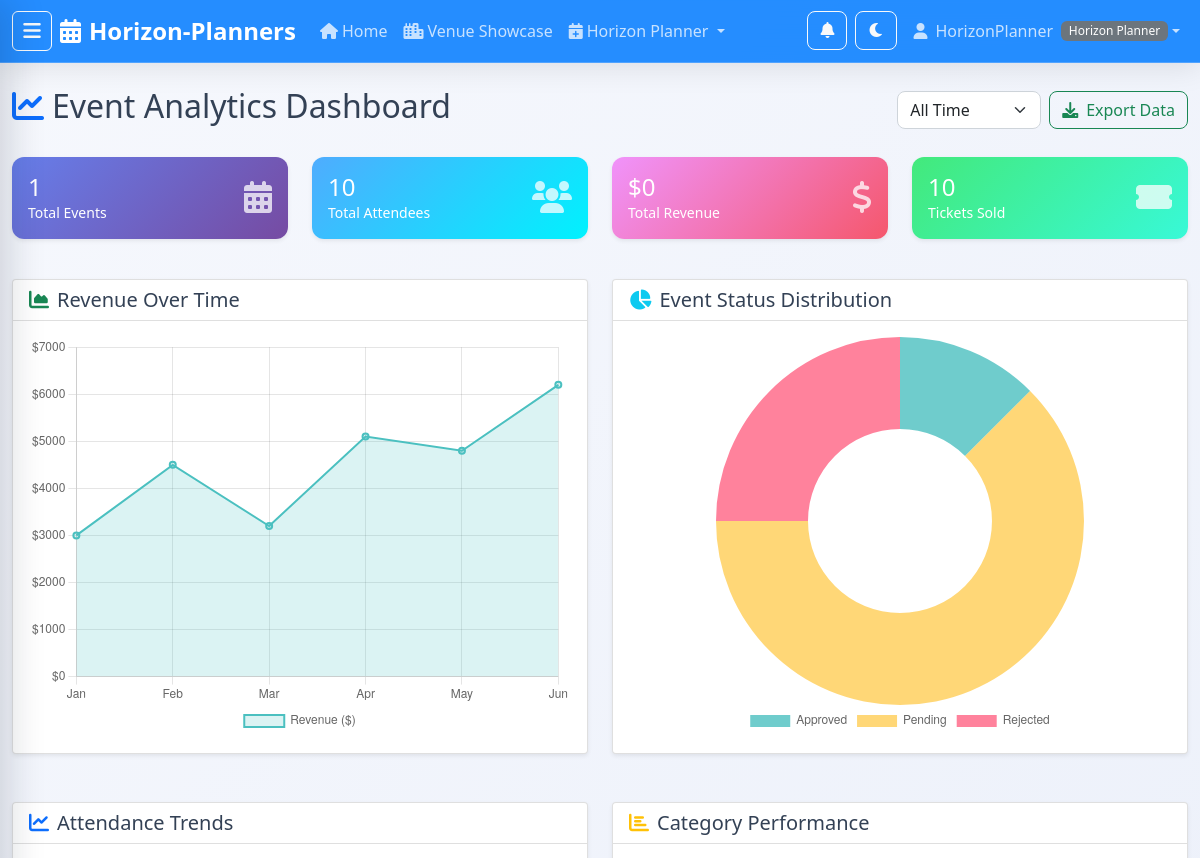
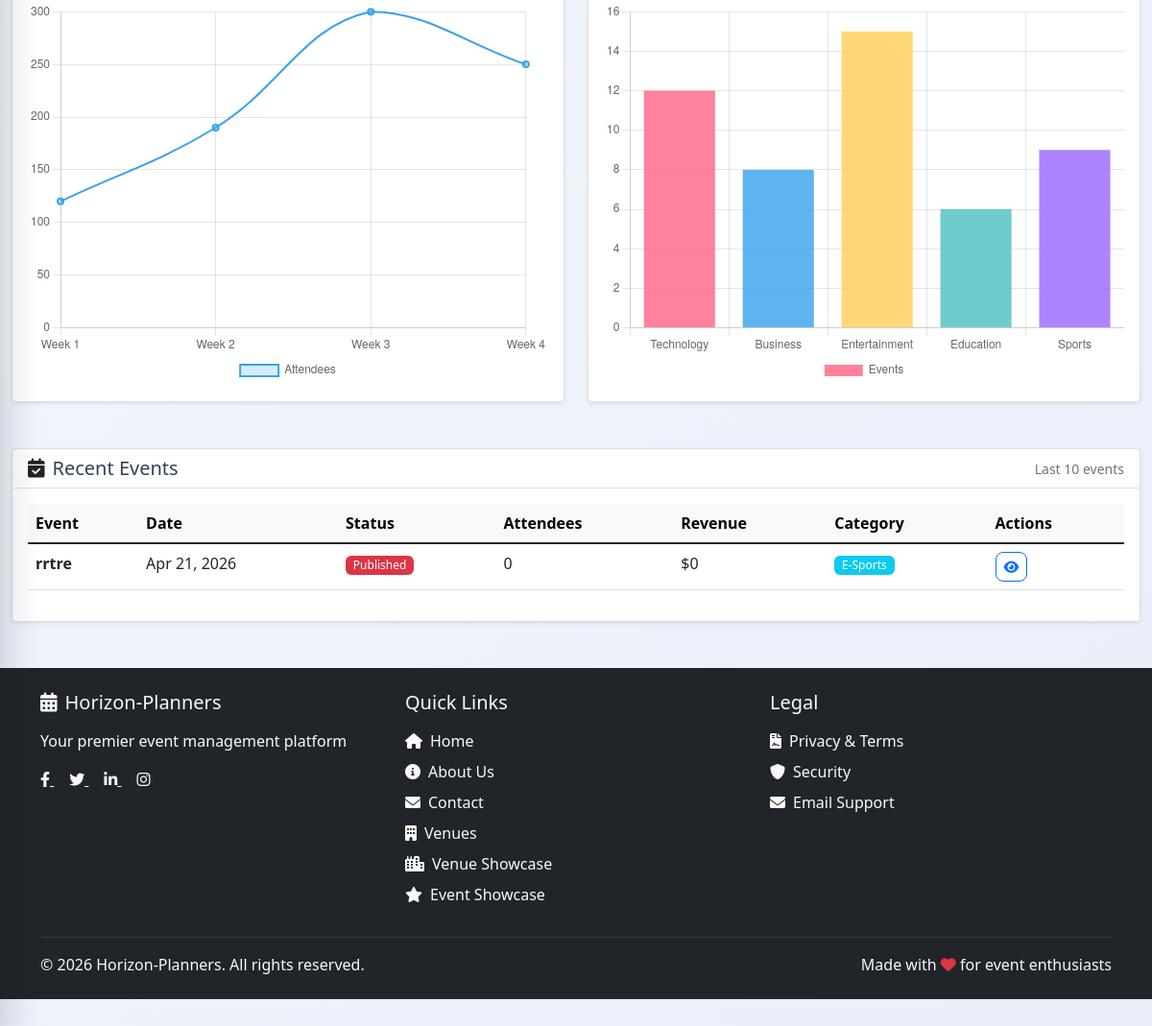
/manage/analytics/ (signed in), run on an earlier commit of the app's database (2 pictures, top to bottom).
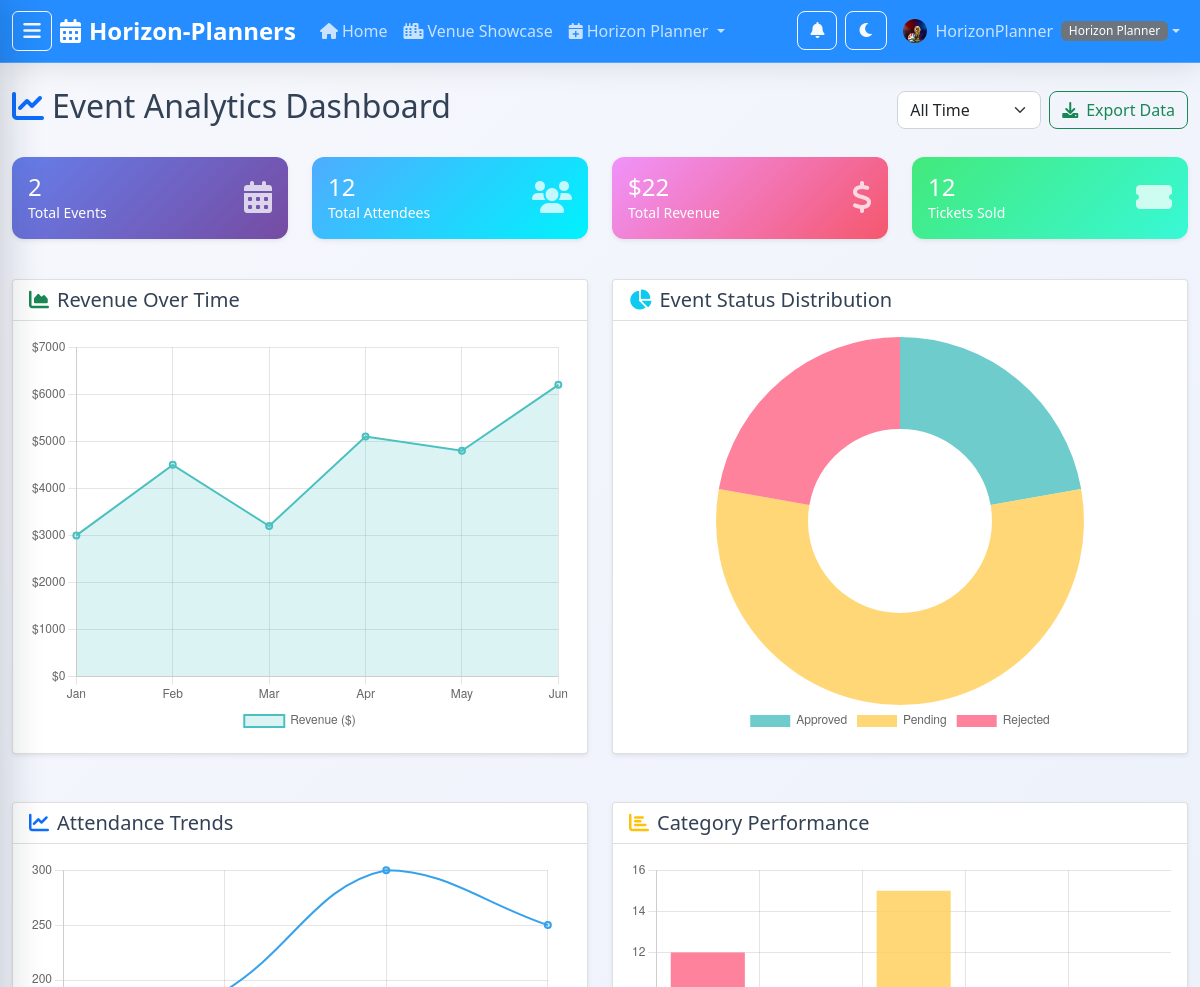
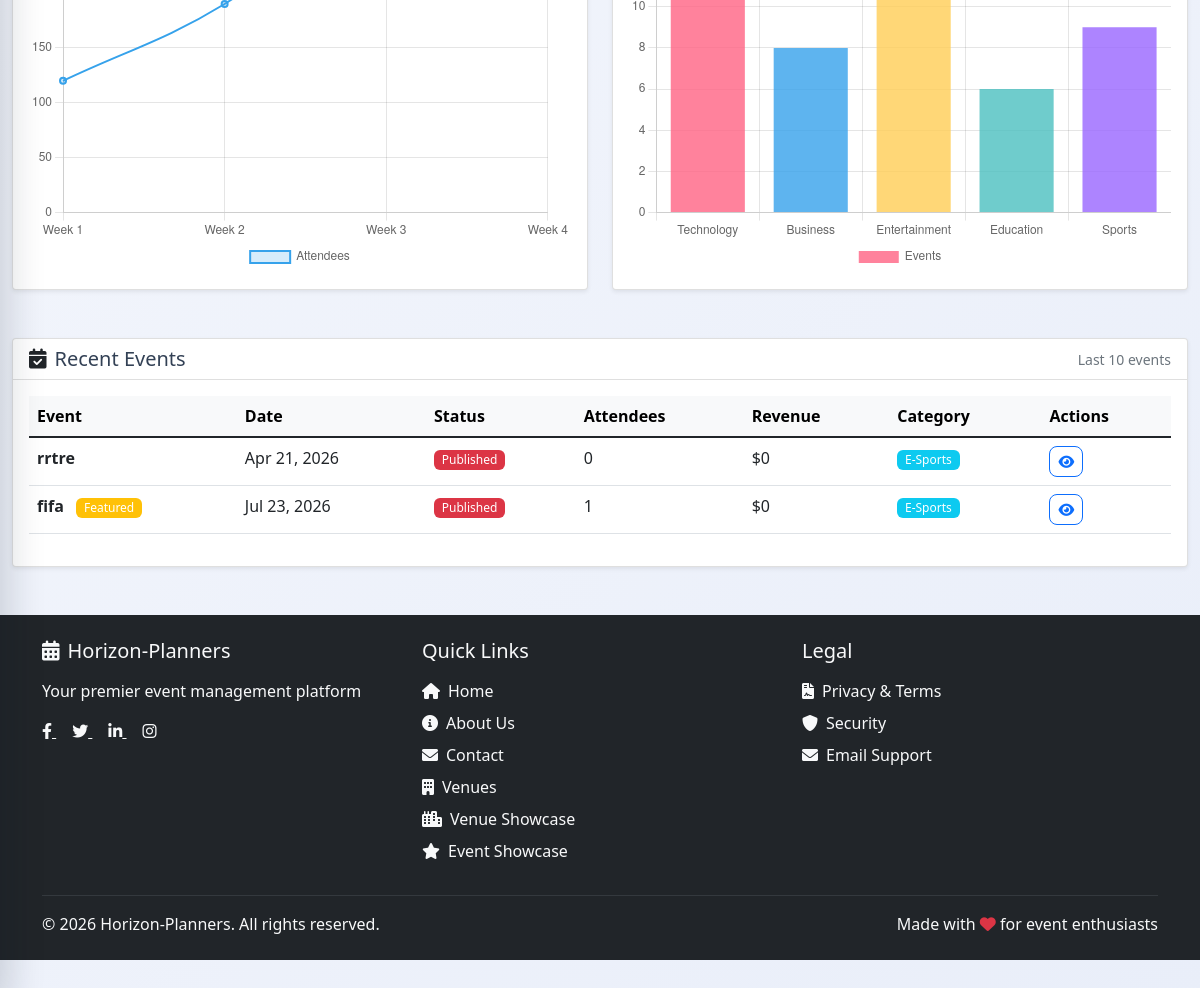
And on a later commit of the database (2 pictures, top to bottom).
### apps/events/models.py (models this page shows, shortened)
class Event(TimeStampedModel):
    class Status(models.TextChoices):
        DRAFT = 'draft', 'Draft'
        PUBLISHED = 'published', 'Published'
        CANCELLED = 'cancelled', 'Cancelled'
        COMPLETED = 'completed', 'Completed'
    title = models.CharField(max_length=200)
    description = models.TextField()
    category = models.ForeignKey(Category, on_delete=models.PROTECT, related_name='events')
    manager = models.ForeignKey(
        settings.AUTH_USER_MODEL,
        on_delete=models.CASCADE,
        related_name='managed_events',
        limit_choices_to={'role': 'horizon_planner'}
    )
    venue = models.ForeignKey('venues.Venue', on_delete=models.PROTECT, related_name='events')
    event_date = models.DateField()
    start_time = models.TimeField()
    end_time = models.TimeField()
    start_date = models.DateTimeField(blank=True, null=True)
    end_date = models.DateTimeField(blank=True, null=True)
    registration_deadline = models.DateTimeField(blank=True, null=True)
    total_seats = models.PositiveIntegerField(help_text='Total number of available seats')
    max_capacity = models.PositiveIntegerField(blank=True, null=True)
    min_capacity = models.PositiveIntegerField(blank=True, null=True)
    base_price = models.DecimalField(max_digits=10, decimal_places=2)
    requires_approval = models.BooleanField(default=False)
    is_free = models.BooleanField(default=False)
    is_active = models.BooleanField(default=True)
    status = models.CharField(max_length=20, choices=Status.choices, default=Status.DRAFT)
    is_featured = models.BooleanField(default=False)
    poster_image = models.ImageField(upload_to='events/posters/', blank=True, null=True)
    age_restriction = models.PositiveIntegerField(
        null=True,
        blank=True,
        validators=[MinValueValidator(0), MaxValueValidator(21)]
    )
    special_instructions = models.TextField(blank=True)
    class Meta:
        ordering = ['event_date', 'start_time']
    @property
    def available_seats(self):
        booked_seats = self.orders.filter(
            payment__status='completed'
        ).aggregate(total=models.Sum('ticket_quantity'))['total'] or 0
        return self.total_seats - booked_seats
    @property
    def tickets_sold(self):
        return max(0, self.total_seats - self.available_seats)

class Category(models.Model):
    name = models.CharField(max_length=100, unique=True)
    description = models.TextField(blank=True)
    color = models.CharField(max_length=7, default='#007bff', help_text='Hex color code')
    icon = models.CharField(max_length=50, blank=True, help_text='Font Awesome icon class')
    class Meta:
        ordering = ['name']
        verbose_name_plural = 'categories'

### apps/users/models.py (models this page shows, shortened)
class User(AbstractUser):
    class Role(models.TextChoices):
        BASIC = 'basic', 'Basic User'
        HORIZON_PLANNER = 'horizon_planner', 'Horizon Planner'
        VENUE_MANAGER = 'venue_manager', 'Venue Manager'
        ADMIN = 'admin', 'Admin'
    role = models.CharField(
        max_length=20,
        choices=Role.choices,
        default=Role.BASIC,
        help_text='User role determines access permissions'
    )
    phone_number = models.CharField(max_length=20, blank=True, null=True)
    date_of_birth = models.DateField(blank=True, null=True)
    profile_picture = models.ImageField(upload_to='profile_pictures/', blank=True, null=True)
    created_at = models.DateTimeField(auto_now_add=True)
    updated_at = models.DateTimeField(auto_now=True)
    @property
    def is_basic_user(self):
        return self.role == self.Role.BASIC
    @property
    def is_horizon_planner(self):
        return self.role == self.Role.HORIZON_PLANNER
    @property
    def is_venue_manager(self):
        return self.role == self.Role.VENUE_MANAGER
    @property
    def is_admin_user(self):
        return self.role == self.Role.ADMIN or self.is_superuser

### apps/events/views.py (the view)
# urls.py: path('manage/analytics/', views.EventAnalyticsView.as_view(), name='event_analytics'),
class EventAnalyticsView(HorizonPlannerRequiredMixin, View):
    template_name = 'events/analytics.html'
    def get(self, request):
        if request.user.is_admin_user:
            events = Event.objects.all()
        else:
            events = Event.objects.filter(manager=request.user)
        recent_events = events.select_related('category', 'manager').prefetch_related('tickets')[:10]
        total_attendees = 0
        for event in events:
            total_attendees += event.tickets.aggregate(
                total=Sum('quantity')
            )['total'] or 0
        context = {
            'total_events': events.count(),
            'total_attendees': total_attendees,
            'total_revenue': events.aggregate(
                total=Sum('tickets__total_price')
            )['total'] or 0,
            'total_tickets_sold': events.aggregate(
                total=Sum('tickets__quantity')
            )['total'] or 0,
            'recent_events': recent_events,
        }
        return render(request, self.template_name, context)

### apps/events/views.py (called while the page is built)
    def test_func(self):
        return (self.request.user.is_authenticated and
                (self.request.user.is_horizon_planner or self.request.user.is_admin_user))

### templates/events/analytics.html (shortened to what the changed rows need)
{% extends 'base.html' %}
{% load static %}
{% block content %}
<div class="container-fluid my-4">
    <div class="row">
        <div class="col-12">
            <div class="d-flex justify-content-between align-items-center mb-4">
                <h2><i class="fas fa-chart-line me-2 text-primary"></i>Event Analytics Dashboard</h2>
            </div>
        </div>
    </div>
    <div class="row mb-4">
        <div class="col-lg-3 col-md-6 mb-3">
            <div class="card stats-card text-white">
                <div class="card-body">
                    <div class="d-flex justify-content-between">
                        <div>
                            <h4 class="card-title mb-0">{{ total_events|default:0 }}</h4>
                            <p class="card-text small">Total Events</p>
                        </div>
                    </div>
                </div>
            </div>
        </div>
        <div class="col-lg-3 col-md-6 mb-3">
            <div class="card stats-card success text-white">
                <div class="card-body">
                    <div class="d-flex justify-content-between">
                        <div>
                            <h4 class="card-title mb-0">{{ total_attendees|default:0 }}</h4>
                            <p class="card-text small">Total Attendees</p>
                        </div>
                    </div>
                </div>
            </div>
        </div>
        <div class="col-lg-3 col-md-6 mb-3">
            <div class="card stats-card warning text-white">
                <div class="card-body">
                    <div class="d-flex justify-content-between">
                        <div>
                            <h4 class="card-title mb-0">${{ total_revenue|default:0|floatformat:0 }}</h4>
                            <p class="card-text small">Total Revenue</p>
                        </div>
                    </div>
                </div>
            </div>
        </div>
        <div class="col-lg-3 col-md-6 mb-3">
            <div class="card stats-card info text-white">
                <div class="card-body">
                    <div class="d-flex justify-content-between">
                        <div>
                            <h4 class="card-title mb-0">{{ total_tickets_sold|default:0 }}</h4>
                            <p class="card-text small">Tickets Sold</p>
                        </div>
                    </div>
                </div>
            </div>
        </div>
    </div>
    <div class="row mb-4">
        <div class="col-lg-6 mb-4">
            <div class="card analytics-card">
                <div class="card-body">
                    <div class="chart-container">
                        <canvas id="statusChart"></canvas>
                    </div>
                </div>
            </div>
        </div>
    </div>
    <div class="row">
        <div class="col-12">
            <div class="card analytics-card">
                <div class="card-body">
                    <div class="table-responsive">
                        <table class="table table-hover">
                            <thead class="table-light">
                                <tr>
                                    <th>Event</th>
                                    <th>Date</th>
                                    <th>Status</th>
                                    <th>Attendees</th>
                                    <th>Revenue</th>
                                    <th>Category</th>
                                    <th>Actions</th>
                                </tr>
                            </thead>
                            <tbody>
                                {% for event in recent_events %}
                                <tr>
                                    <td>
                                        <div class="d-flex align-items-center">
                                            <div>
                                                <strong>{{ event.title|truncatechars:30 }}</strong>
                                                {% if event.is_featured %}
                                                    <span class="badge bg-warning ms-2">Featured</span>
                                                {% endif %}
                                            </div>
                                        </div>
                                    </td>
                                    <td>{{ event.start_date|date:"M d, Y" }}</td>
                                    <td>
                                        {% if event.status == 'approved' %}
                                            <span class="badge bg-success">{{ event.get_status_display }}</span>
                                        {% elif event.status == 'pending' %}
                                            <span class="badge bg-warning">{{ event.get_status_display }}</span>
                                        {% else %}
                                            <span class="badge bg-danger">{{ event.get_status_display }}</span>
                                        {% endif %}
                                    </td>
                                    <td>{{ event.tickets_sold|default:0 }}</td>
                                    <td>${{ event.total_revenue|default:0|floatformat:0 }}</td>
                                    <td>
                                        {% if event.category %}
                                            <span class="badge bg-info">{{ event.category.name }}</span>
                                        {% else %}
                                            <span class="text-muted">No category</span>
                                        {% endif %}
                                    </td>
                                    <td>
                                        <div class="btn-group" role="group">
                                            <a href="{% url 'events:event_detail' event.pk %}" class="btn btn-sm btn-outline-primary">
                                                <i class="fas fa-eye"></i>
                                            </a>
                                        </div>
                                    </td>
                                </tr>
                                {% endfor %}
                            </tbody>
                        </table>
                    </div>
                </div>
            </div>
        </div>
    </div>
</div>
{% endblock %}

### templates/base.html (shortened to what the changed rows need)
<!DOCTYPE html>
<html lang="en">
<head>
    <link href="https://cdn.jsdelivr.net/npm/bootstrap@5.1.3/dist/css/bootstrap.min.css" rel="stylesheet">
    <link rel="stylesheet" href="https://cdnjs.cloudflare.com/ajax/libs/font-awesome/6.0.0/css/all.min.css">
    {% load static %}
    <link rel="stylesheet" href="{% static 'css/style.css' %}">
</head>
<body>
    <nav class="navbar navbar-expand-lg navbar-dark sticky-top glass-navbar">
        <div class="container-fluid">
            <div class="collapse navbar-collapse" id="navbarNav">
                <ul class="navbar-nav">
                    {% if user.is_authenticated %}
                    <li class="nav-item dropdown">
                        <a class="nav-link dropdown-toggle d-flex align-items-center" href="#"
                            data-bs-toggle="dropdown">
                            {% if user.profile_picture %}
                            <img src="{{ user.profile_picture.url }}" alt="Profile" class="rounded-circle me-2"
                                style="width: 24px; height: 24px; object-fit: cover;">
                            {% else %}
                            <i class="fas fa-user me-2"></i>
                            {% endif %}
                            {{ user.username }}
                            <span class="badge bg-secondary ms-2">{{ user.get_role_display }}</span>
                        </a>
                    </li>
                    {% endif %}
                </ul>
            </div>
        </div>
    </nav>
    <main>
        {% block content %}{% endblock %}
    </main>
</body>
</html>

What changed in the data, as far as the page shows it:
changed User "HorizonPlanner": profile_picture: picture added
added Event: title "fifa", is_featured "Featured", start_date "Jul 23, 2026", status "Published", tickets_sold "1", total_revenue "0", category.name "E-Sports"
Also different on the page:
{{ total_events|default:0 }}: "1" → "2"
{{ total_attendees|default:0 }}: "10" → "12"
{{ total_revenue|default:0|floatformat:0 }}: "0" → "22"
{{ total_tickets_sold|default:0 }}: "10" → "12"
chart data {{ total_events|default:0 }}: 1 → 2
